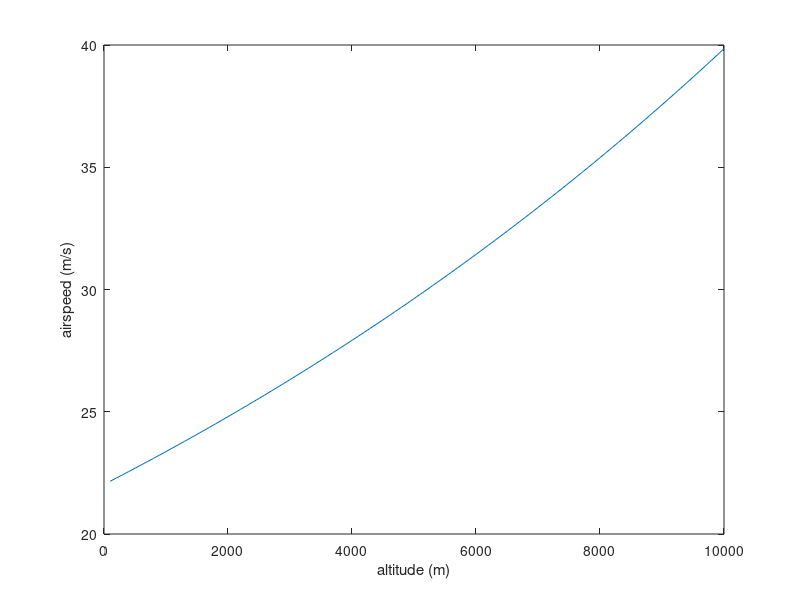

This figure's MATLAB source:
% Heat calculations
clear, clc

rho_0 = 1.2250; % air density at sea level
T_0 = 288.15; % temperature at sea level
g = 9.80665; % Acceleration due to gravity
M = 0.0289644; % Molar mass of air on earth (Kg/mol)
R = 8.31432; % Universal gas constant for air

h_max = 10e3;
h_step = 100;
j = 1;
for i = 1:h_step:h_max
    h(j) = h_max - i;
    j = j + 1;
end

rho = rho_0*exp(-g*M*h/R/T_0);

m = 2; %kg
height = 10000;

battery = 2200; % mA hr

OPC_I_testing = 175; %mA when testing
OPC_I_idle = 95; %mA when idle
OPC_weigt = 105; %grams
OPC_voltage = 5; %V
OPC_power = (175 * 5)/1000; %W

PIXHAWK_I = 280/1000; % mA (Pixhawk running APM:Plane 3.3.0, 
                    %GPS/Compass modules, safety switch, 
                    %buzzer, 433 MHz telemetry radio)
                    
RPi_temp_requirement = 0; % some peripherals aren't guaranteed below zero.
RPi_I = 750/1000; % mA

Motor_I = 20; %????? A

% Assume wind speed is at 20 kmph average
glide_distance = 30000; % m

Ep = m * g * height;
Vbatt = 11.1;
Echem = 3600 * Vbatt * 10;

%from last years project
CdAd = 0.0212;
ClAl = 0.0625;

% glide slope
theta = atan(CdAd/ClAl);

K = ClAl*cos(theta) + CdAd*sin(theta);
for i = 1:length(rho)
   a(i) = sqrt(2*m*g/rho(i)/K);
end

plot(h,a)
xlabel('altitude (m)');
ylabel('airspeed (m/s)');
%a = sqrt(2*m*g/rho/K) % airspeed

% P = E * s^-1
% Power consumed -> P = I*V
consumed_power = OPC_power + Motor_I * Vbatt + RPi_I * 5 + PIXHAWK_I * 5
consumed_energy = consumed_power * 3600
%% Heat Calculations
clc
% Four walls to lose heat from

v = 5; % m/s 
wall_thickness = 0.01; % m
body_length = 0.8; % m
body_width = 0.13; % m
A_plane = body_width * body_length; % m^2
outside_temp = -20; %C
inside_temp = 10; %C

% Convection: Qcv = h * A * theta
% eqn from http://www.engineeringtoolbox.com/convective-heat-transfer-d_430.html
hc = 10.45 - v + 10 * v^(1/2); %W / (m^2)*K

Qcv = hc * A_plane * (inside_temp - outside_temp)

% Conduction: Qcn = K * A * (dT / s) where s = wall thickness
% eqn from http://www.engineeringtoolbox.com/conductive-heat-transfer-d_428.html
K = 0.033; %Thermal conductivity of polystyrene (W / m*K)
dT = inside_temp - outside_temp;

Qcn = K * A_plane * (dT / wall_thickness)

% Radiation Qrn = e * sigma * A * (Tin^4 - Tout^4)
e = 0.6;
sigma = 5.6703e-8; 
inside_temp_K = 273.15 + inside_temp;
outside_temp_K = 273.15 + outside_temp;
Qrn = e * sigma * A_plane * (inside_temp_K^4 - outside_temp_K^4)

% Total heat loss = Qcn + Qcv + Qr
Qtot = Qcn + Qcv + Qrn;
% four sides of plane
Qtot = Qtot * 4

% Heat produced by the components








